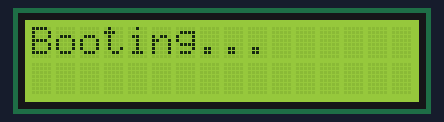
The sketch below on a simulated ESP8266 (NodeMCU). Parts: 16×2 character LCD. WiFi joins after 1.5 s; servers stay silent unless stated; uploads are accepted with an empty reply; what the sketch prints to the serial monitor is not drawn.

Above: at 0.1 s.
At 1.7 s:
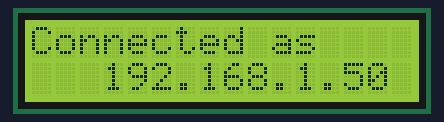

The sketch:

sketch_sep24a.ino
```cpp
// Wifi Stuff
#include <ESP8266HTTPClient.h>
#include <ESP8266WiFi.h>
#include <DNSServer.h>
#include <ESP8266WebServer.h>
#include <WiFiManager.h>

// dust sensor
#include <SDS011.h>

// LCD Stuff
#include <LiquidCrystal_I2C.h>
#include <Wire.h>

// display size
#define WIDTH 16
#define HEIGHT 2
//#define WIDTH 20
//#define HEIGHT 4

// delays in milliseconds
#define ATTEMPT_REACHING_SERVER_PERIOD 5000
#define SENSOR_READ_PERIOD 60000
// delays in seconds
#define CONFIG_TIMEOUT 180

#define HOST "api.hackair.eu"
#define PORT 80

#define SERIAL_SPEED 9600

WiFiManager wifiManager;
boolean connected = false;

LiquidCrystal_I2C lcd(0x3F, WIDTH, HEIGHT);
//LiquidCrystal_I2C lcd(0x27, WIDTH, HEIGHT);

void init_display(int width, int height){
  //lcd.begin(width, height);
  lcd.init();
  lcd.setCursor(0, 0);
  lcd.print("Booting...");

  // Turn on the backlight.
  lcd.backlight();
  // lcd.noBacklight(); // to turn off
}

void setupSerial(){
  // Initialize serial port
  Serial.begin(SERIAL_SPEED);
  while (!Serial) continue;
}

//gets called when WiFiManager enters configuration mode
void configModeCallback (WiFiManager *myWiFiManager) {
  //Serial.println("Entered config mode");
  //Serial.println(WiFi.softAPIP());
  lcd.setCursor(0, 0);
  // start soft access point
  WiFi.softAPIP();
  lcd.print("Please connect:");

  lcd.setCursor(0, 1);
  //if you used auto generated SSID, print it
  lcd.print(myWiFiManager->getConfigPortalSSID());
}

void init_wifi(){
  //set callback that gets called when connecting to previous WiFi fails, and enters Access Point mode
  wifiManager.setAPCallback(configModeCallback);
  // set a timeout, so that the config portal won't be available if we forget to set it up (i.e. we prevent others to maliciously set it when we leave it open)
  wifiManager.setConfigPortalTimeout(CONFIG_TIMEOUT);

  // set callback that gets called once the user inserts parameters and the connection is successfully established
  // i.e. we have to save the parameters somewhere
  //wifiManager.setSaveConfigCallback(saveConfigCallback);

}

boolean attempt_connect(){
  boolean result = false;

  // if the inserted credentials were not correct
  if (!wifiManager.autoConnect()) {

    lcd.clear();
    lcd.setCursor(3, 0);
    lcd.print("Connection");
    lcd.setCursor(4, 1);
    lcd.print("failed!");
  }

  // if we forget to access the configuration within CONFIG_TIMEOUT seconds
  // this will anyways unlock the autoConnect which will continue here

  // let's then check if we successfully connected
  if(WiFi.status() == WL_CONNECTED){
    result = true;

    lcd.clear();
    lcd.setCursor(0, 0);
    lcd.print("Connected as");
    lcd.setCursor(3, 1);
    lcd.print(WiFi.localIP());

    // set LED on
    digitalWrite(BUILTIN_LED, LOW);
  }

  return result;
}

SDS011 my_sds;

void init_dust_sensor(int rx, int tx){
  my_sds.begin(rx, tx);
  //Serial.begin(9600);
}


float pm10, pm25;
int error;

void read_dust_sensor(){
  error = my_sds.read(&pm25, &pm10);
  if (!error) {
    lcd.clear();
    lcd.setCursor(0, 0);
    lcd.print("P2.5: " + String(pm25)+" uG/m3");
    lcd.setCursor(0, 1);
    lcd.print("P10: " + String(pm10)+" ug/m3");
  }
  delay(100);
}

// to quantify the size of the JsonBuffer
// https://arduinojson.org/v5/assistant/
// StaticJsonBuffer uses the stack
//StaticJsonBuffer<200> jsonBuffer;
// DynamicJsonBuffer uses the heap
//DynamicJsonBuffer  jsonBuffer(200);

void send_measurements(){
  // if we have correctly sampled measurements and we were connected
  if(!error){
    if(connected){
      /*
      StaticJsonBuffer<200> jsonBuffer;
      JsonObject& root = jsonBuffer.createObject();
      JsonObject& reading = root.createNestedObject("reading");

      reading["PM2.5_AirPollutantValue"] = String(pm25);
      reading["PM10_AirPollutantValue"] = String(pm10);

      String message;
      root.printTo(message);
      */
      String message = "{\"reading\": {\"PM2.5_AirPollutantValue\":\""+String(pm25)+"\",\"PM10_AirPollutantValue\":\""+String(pm10)+"\"}}";

      String server = "https://api.hackair.eu/sensors/push/measurements";
      String auth_key = "3007997345d6b622a56153da20103d663e50f8b75d41";

      Serial.println("Sending "+message+" to "+server);

      // send a POST to https://api.hackair.eu/sensors/push/measurements
      HTTPClient http;
      http.begin(server);
      // set headers
      http.addHeader("Content-Type", "application/json");
      http.addHeader("Accept", "application/json");
      http.addHeader("Authorization", auth_key);

      //JsonObject& root = jsonBuffer.parseObject(json);
      int httpCode = http.POST(message);

      // get the response
      String response = http.getString();

      if(httpCode == HTTP_CODE_OK) {
        String payload = http.getString();
        Serial.println(payload);
      }else {
        Serial.printf("Error %d on POST: %s\n", httpCode, http.errorToString(httpCode).c_str());
      }

      http.end();
   }else{
      lcd.clear();
      lcd.setCursor(0, 0);
      lcd.print("ERROR:");
      lcd.setCursor(0, 1);
      lcd.print("During data uplink");
   }
  }
}


boolean check_connection_to_server(String host, int port){
  boolean result = false;
  WiFiClient client;
  if(!client.connect(host, port)){
    lcd.clear();
    lcd.setCursor(0, 0);
    lcd.print("Error:");
    lcd.setCursor(0, 1);
    lcd.print("Server unreachable");
    client.stop();
    delay(ATTEMPT_REACHING_SERVER_PERIOD);
  }else{
    result = true;
    Serial.println(String(host)+":"+String(port)+" is reachable");
  }
  return result;
}


void setup() {
  setupSerial();

  // to reset the previously stored password for debugging reasons
  //WiFi.disconnect();

  // init the display
  init_display(WIDTH, HEIGHT);

  // attempt connecting to the wifi network
  init_wifi();
  // stay stuck as long as connection is not possible
  connected = attempt_connect();
  if(connected){
    connected = check_connection_to_server(HOST, PORT);
  }

  // we managed to connect, we can start the dust sensor
  //init_dust_sensor(D6, D7);
}

void loop() {
   //read_dust_sensor();
   // bypass sensor for debugging the net interface
   pm25 = 6.6;
   pm10 = 13.5;
   error = false;
   send_measurements();
   // wait for the specified time
   delay(SENSOR_READ_PERIOD);
}
```
